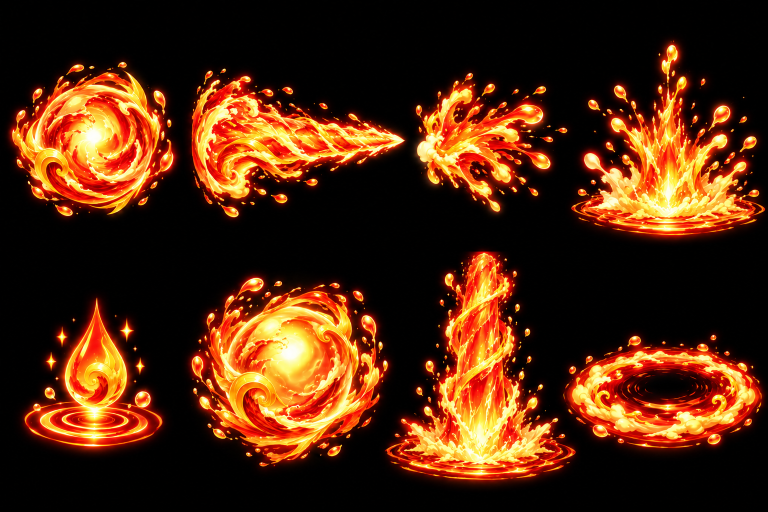
#> input picture _removed/dragons/east_sea_dragon/skills/vfx.png, 1536 x 1024 px, found by its file name (shown at 1/2 size); the run also reads 3 pictures not shown here
$ python slice_skills.py ../assets/dragons/earth_dragon/ref.png
#> lines starting #> are read from the running program, lines starting #| are printed output that depends on the picture; after the words box and inside, x2 and y2 are one past the last pixel; in counts of white or black regions, pixels touching at a corner belong together
"""Cut each dragon's skill art into single files for the game.

  assets/dragons/<id>/skills/icons.png  2x2 grid: passive, basic, skill, ultimate (framed cards on black)
  assets/dragons/<id>/skills/vfx.png    4x2 grid of glowing effects on pure black
  assets/dragons/<id>/skills/vfx2.png   optional second 4x2 sheet -> vfx_9 .. vfx_16
  assets/dragons/<id>/skills/basic.png  optional basic attack sheet: 4 falling projectiles / 4 impact frames -> vfx_17 .. vfx_24

Writes frontend/public/dragons/<id>/skills/:
  icon_passive.png ... icon_ultimate.png   black outside the card frame made transparent
  vfx_1.png ... vfx_8.png                  kept on black: the game draws them with ADD blending,
                                           where black is transparent and glow adds light
  jaw_upper.png, jaw_lower.png             optional (skills/jaws.png): giant jaws for bite attacks

Usage: .venv/bin/python tools/slice_skills.py [--vfx-only] [dragon_id ...]   (default: every dragon with skills/)
"""
import sys
from pathlib import Path

import cv2
import numpy as np
from PIL import Image, ImageFilter


from lib.paths import DRAGONS, OUT
ICON_ORDER = ["passive", "basic", "skill", "ultimate"]
ICON_WIDTH = 256        # exported icon width (they are shown at ~64-96 px)
VFX_MAX = 384           # longest side of an exported effect


def grid(img, cols, rows):
    w, h = img.width / cols, img.height / rows
    return [img.crop((round(c * w), round(r * h), round((c + 1) * w), round((r + 1) * h)))
            for r in range(rows) for c in range(cols)]


def fx_grid(img, cols=4, rows=2, search=130):
    """grid(), but each column cut moves to the darkest column within `search` px of the even split:
    an effect drawn across the line (a long fireball) stays whole instead of losing its head."""
#> called with cols = 4, rows = 2, search = 130
    lum = np.asarray(img.convert("L")).astype(int)
    h, cw = img.height / rows, img.width / cols
#> h = 512; cw = 384
    cells = []
    for r in range(rows):
        band = lum[round(r * h):round((r + 1) * h)]
        lit = (band > 25).sum(axis=0)
        cuts = [0]
        for c in range(1, cols):
            x0 = round(c * cw)
            lo, hi = max(cuts[-1] + 1, x0 - search), min(img.width - 1, x0 + search)
            xs = np.arange(lo, hi)
            cuts.append(int(xs[np.argmin(lit[lo:hi] * 1000 + np.abs(xs - x0))]))
        cuts.append(img.width)
        cells += [img.crop((cuts[c], round(r * h), cuts[c + 1], round((r + 1) * h))) for c in range(cols)]
#> this loop made 2 passes
#> pass 1, in fx_grid, `band = lum[round(r * h):round((r + 1) * h)]`:
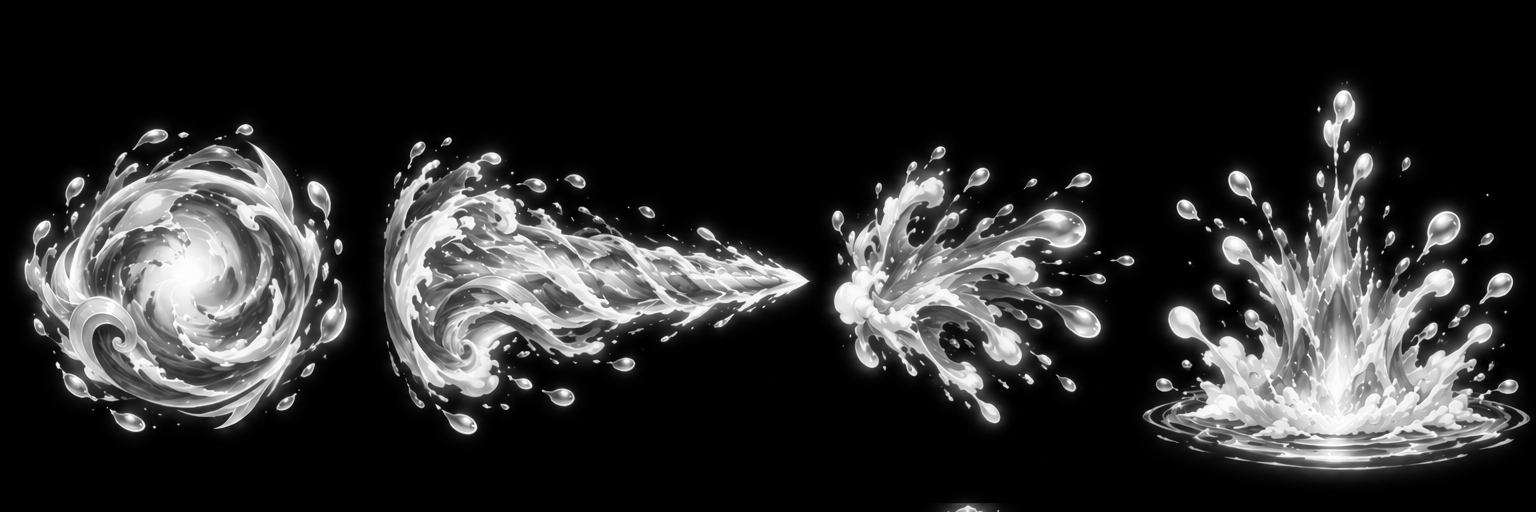
#> band: shape (512, 1536) int64; min 0, max 255, mean 45.9
    return cells


def icon_cells(img, search=80, tol=26):
    """2x2 icon sheet -> 4 cells, cut along the most background-like row/column near the middle
    (cards are often drawn almost touching, so an exact half-split catches neighbour edges)."""
    rgb = np.asarray(img.convert("RGB")).astype(int)
    bg = np.median(np.array([rgb[2, 2], rgb[2, -3], rgb[-3, 2], rgb[-3, -3]]), axis=0)
    isbg = np.abs(rgb - bg).max(axis=2) <= tol
    h, w = isbg.shape
    def best(profile, mid):
        lo, hi = mid - search, mid + search
        return lo + int(np.argmax(profile[lo:hi]))
    cy, cx = best(isbg.mean(axis=1), h // 2), best(isbg.mean(axis=0), w // 2)
    boxes = [(0, 0, cx, cy), (cx, 0, w, cy), (0, cy, cx, h), (cx, cy, w, h)]
    return [img.crop(b) for b in boxes]


def icon(cell, tol=26):
    """Card on a plain dark background: flood-fill the background (colour taken from the corners)
    from the borders, make it transparent, and keep only the card (drops slivers of neighbours)."""
    rgb = np.asarray(cell.convert("RGB"))
    h, w = rgb.shape[:2]
    corners = np.array([rgb[2, 2], rgb[2, -3], rgb[-3, 2], rgb[-3, -3]]).astype(int)
    bg = np.median(corners, axis=0)
    near = (np.abs(rgb.astype(int) - bg).max(axis=2) <= tol).astype(np.uint8)
    outside = np.zeros((h + 2, w + 2), np.uint8)
    for x, y in [(0, 0), (w - 1, 0), (0, h - 1), (w - 1, h - 1)]:
        if near[y, x] and not outside[y + 1, x + 1]:
            cv2.floodFill(near.copy(), outside, (x, y), 1, flags=4 | (1 << 8))
    solid = (outside[1:-1, 1:-1] == 0).astype(np.uint8)
    n, labels, stats, _ = cv2.connectedComponentsWithStats(solid)
    if n > 2:   # keep the biggest region: the card itself
        solid = (labels == 1 + int(np.argmax(stats[1:, 4]))).astype(np.uint8)
    alpha = cv2.GaussianBlur(solid * 255, (0, 0), 0.8)               # soft edge on the rounded corners
    out = Image.fromarray(np.dstack([rgb, alpha]).astype(np.uint8), "RGBA")
    out = out.crop(out.getchannel("A").getbbox())
    return out.resize((ICON_WIDTH, round(out.height * ICON_WIDTH / out.width)), Image.LANCZOS)


ICON_FROM_VFX = {"qilin": (7, 4, 1, 3), "fire_dragon": (7, 1, 3, 6), "earth_dragon": (8, 1, 3, 5), "moon_dragon": (7, 1, 3, 5), "leaf_dragon": (7, 1, 3, 5), "immortal_bird": (7, 1, 3, 5), "stone_ghost_dragon": (1, 4, 5, 7), "ruby_dragon": (5, 1, 2, 4)}   # effect number shown on each placeholder icon
FRAME = {"passive": (190, 196, 206), "basic": (176, 112, 60), "skill": (90, 140, 200), "ultimate": (232, 184, 70)}


def placeholder_icon(effect, slot, size=ICON_WIDTH):
    """Dark rounded card with a coloured frame and the effect glowing in the middle."""
    from PIL import ImageDraw
    card = Image.new("RGBA", (size, size))
    d = ImageDraw.Draw(card)
    d.rounded_rectangle([2, 2, size - 3, size - 3], radius=size // 7, fill=(18, 24, 38, 255), outline=FRAME[slot] + (255,), width=size // 22)
    fx = effect.convert("RGB")
    fx.thumbnail((int(size * 0.74), int(size * 0.74)), Image.LANCZOS)
    glow = Image.new("RGB", card.size)
    glow.paste(fx, ((size - fx.width) // 2, (size - fx.height) // 2))
    base = np.asarray(card).astype(np.int32)
    inside = base[..., 3] > 0
    base[..., :3] = np.where(inside[..., None], np.minimum(255, base[..., :3] + np.asarray(glow)), base[..., :3])
    return Image.fromarray(base.astype(np.uint8), "RGBA")


def vfx(cell, pad=6):
#> called with pad = 6
    rgb = np.asarray(cell.convert("RGB")).astype(np.float32)
    # black point: some sheets come back on a dark grey (~30-40), not pure black. Drawn with ADD
    # blending that grey brightens everything behind the effect - on the sunny battle ground it
    # showed as white boxes. The cell border is background: pull its level down to 0.
    border = np.concatenate([rgb[:4].reshape(-1, 3), rgb[-4:].reshape(-1, 3), rgb[:, :4].reshape(-1, 3), rgb[:, -4:].reshape(-1, 3)])
    black = float(np.percentile(border.max(axis=1), 60)) + 4
#> black = 4
    rgb = ((rgb - black) * 255 / (255 - black)).clip(0, 255).astype(np.uint8)
    # drop slivers of a neighbouring effect that spill over the cell edge: always keep the biggest
    # glow region; drop smaller ones that touch the left/right border
    lit = (rgb.max(axis=2) > 10).astype(np.uint8)
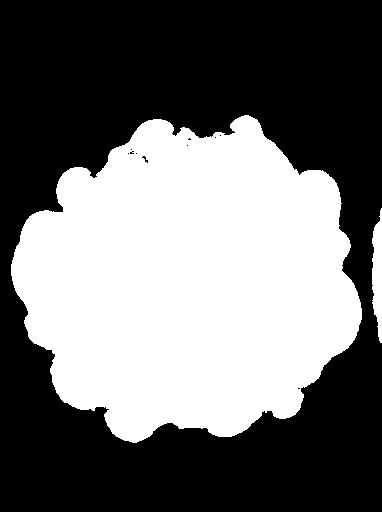
#> lit: shape (512, 382); values 0 (black) and 1 (white), 43% white; 2 white regions, box (x1, y1, x2, y2) and area: (11, 115, 362, 443) 83182, (372, 208, 382, 343) 978
    n, labels, stats, _ = cv2.connectedComponentsWithStats(cv2.dilate(lit, np.ones((15, 15), np.uint8)))
#> labels: shape (512, 382) int32; values 0 (black) and 1 (white), 49.2% white; 1 white region, box (x1, y1, x2, y2) and area: (4, 108, 382, 450) 96165
#> n = 2; stats = [[0, 0, 382, 512, 99419], [4, 108, 378, 342, 96165]]
    w = rgb.shape[1]
#> w = 382
    regions = [i for i in range(1, n) if stats[i][4] > 50]
#> regions = [1]
    big = max(regions, key=lambda i: stats[i][4])
#> big = 1
    keep = [i for i in regions if i == big or (stats[i][0] > 0 and stats[i][0] + stats[i][2] < w)]
#> keep = [1]
    rgb[~np.isin(labels, keep)] = 0
#> rgb: shape (512, 382, 3); mean R, G, B 84, 41, 14.3
    ys, xs = np.nonzero(rgb.max(axis=2) > 10)
    box = (max(0, xs.min() - pad), max(0, ys.min() - pad), min(cell.width, xs.max() + pad), min(cell.height, ys.max() + pad))
#> box = (5, 109, 382, 448)
    out = Image.fromarray(rgb).crop(box)
    k = min(1.0, VFX_MAX / max(out.size))
#> k = 1
    return crisp(out.resize((round(out.width * k), round(out.height * k)), Image.LANCZOS))


def crisp(fx):
    """(2026-11-23) sharpened and the glow lifted a little: on the field the effects read soft and faint."""
    fx = fx.filter(ImageFilter.UnsharpMask(radius=1.6, percent=70, threshold=2))
    return Image.fromarray(np.clip(np.asarray(fx).astype(np.float32) * 1.12, 0, 255).astype(np.uint8))


def main(ids, vfx_only=False):
    for dragon_id in ids:
        src, dst = DRAGONS / dragon_id / "skills", OUT / dragon_id / "skills"
        dst.mkdir(parents=True, exist_ok=True)
        effects = [vfx(cell) for cell in fx_grid(Image.open(src / "vfx.png"))]
#> in vfx (call 2), `lit = (rgb.max(axis=2) > 10).astype(np.uint8)`: lit: shape (512, 430); values 0 (black) and 1 (white), 34.4% white; 7 white regions (5 under 20 px), largest, box (x1, y1, x2, y2) and area: (0, 135, 430, 444) 74530, (159, 379, 201, 416) 1146
#> in vfx (call 2), `n, labels, stats, _ = cv2.connectedComponentsWithStats(cv2.dilate(lit,..`: labels: shape (512, 430) int32; values 0 (black) and 1 (white), 40.1% white; 1 white region, box (x1, y1, x2, y2) and area: (0, 128, 430, 451) 88261
#> call 3 of vfx, with pad = 6
#> in vfx (call 3), `lit = (rgb.max(axis=2) > 10).astype(np.uint8)`: lit: shape (512, 329); values 0 (black) and 1 (white), 34.5% white; 6 white regions (2 under 20 px), largest, box (x1, y1, x2, y2) and area: (10, 138, 329, 434) 57080, (116, 496, 201, 512) 863, (0, 270, 6, 293) 91, (326, 409, 329, 425) 28
#> in vfx (call 3), `n, labels, stats, _ = cv2.connectedComponentsWithStats(cv2.dilate(lit,..`:
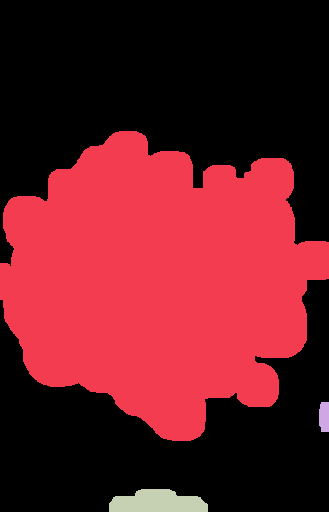
#> labels: shape (512, 329) int32; 4 distinct labels, from 0 to 3; one colour per label, 0 black
#> in vfx (call 3), `n, labels, stats, _ = cv2.connectedComponentsWithStats(cv2.dilate(lit,..`: n = 4; stats = [[0, 0, 329, 512, 96189], [0, 131, 329, 310, 70195], [319, 402, 10, 30, 280], [109, 489, 99, 23, 1784]]
#> in vfx (call 3), `regions = [i for i in range(1, n) if stats[i][4] > 50]`: regions = [1, 2, 3]
#> in vfx (call 3), `keep = [i for i in regions if i == big or (stats[i][0] > 0 and stats[i..`: keep = [1, 3]
#> in vfx (call 3), `rgb[~np.isin(labels, keep)] = 0`: rgb: shape (512, 329, 3); mean R, G, B 57.3, 26.4, 8.8
#> in vfx (call 3), `box = (max(0, xs.min() - pad), max(0, ys.min() - pad), min(cell.width,..`: box = (0, 132, 329, 512)
#> call 4 of vfx, with pad = 6
#> in vfx (call 4), `lit = (rgb.max(axis=2) > 10).astype(np.uint8)`: lit: shape (512, 395); values 0 (black) and 1 (white), 48.9% white; 7 white regions (3 under 20 px), largest, box (x1, y1, x2, y2) and area: (0, 75, 395, 488) 97840, (252, 149, 279, 179) 606, (334, 227, 358, 251) 426, (45, 260, 53, 267) 38
#> in vfx (call 4), `n, labels, stats, _ = cv2.connectedComponentsWithStats(cv2.dilate(lit,..`:
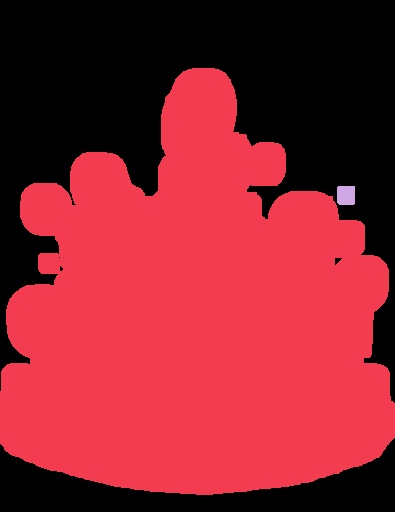
#> labels: shape (512, 395) int32; 3 distinct labels, from 0 to 2; one colour per label, 0 black
#> in vfx (call 4), `n, labels, stats, _ = cv2.connectedComponentsWithStats(cv2.dilate(lit,..`: n = 3; stats = [[0, 0, 395, 512, 84349], [0, 68, 395, 427, 117554], [337, 186, 18, 19, 337]]
#> in vfx (call 4), `regions = [i for i in range(1, n) if stats[i][4] > 50]`: regions = [1, 2]
#> in vfx (call 4), `rgb[~np.isin(labels, keep)] = 0`: rgb: shape (512, 395, 3); mean R, G, B 85.3, 45.2, 16.4
#> in vfx (call 4), `box = (max(0, xs.min() - pad), max(0, ys.min() - pad), min(cell.width,..`: box = (0, 69, 395, 493)
#> in vfx (call 5), `lit = (rgb.max(axis=2) > 10).astype(np.uint8)`: lit: shape (512, 378); values 0 (black) and 1 (white), 30.6% white; 4 white regions, box (x1, y1, x2, y2) and area: (37, 76, 336, 402) 58803, (370, 194, 378, 244) 270, (264, 178, 276, 193) 104, (142, 122, 153, 134) 80
#> in vfx (call 5), `n, labels, stats, _ = cv2.connectedComponentsWithStats(cv2.dilate(lit,..`:
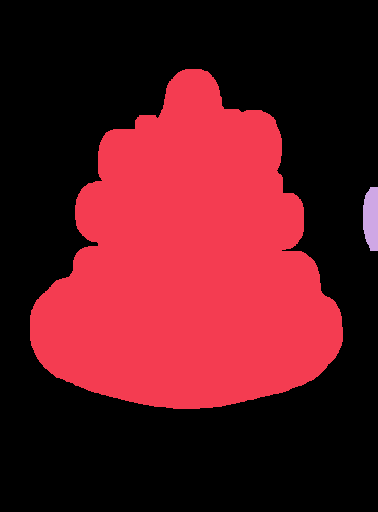
#> labels: shape (512, 378) int32; 3 distinct labels, from 0 to 2; one colour per label, 0 black
#> in vfx (call 5), `n, labels, stats, _ = cv2.connectedComponentsWithStats(cv2.dilate(lit,..`: stats = [[0, 0, 378, 512, 122339], [30, 69, 313, 340, 70367], [363, 187, 15, 64, 830]]
#> in vfx (call 5), `keep = [i for i in regions if i == big or (stats[i][0] > 0 and stats[i..`: keep = [1]
#> in vfx (call 5), `rgb[~np.isin(labels, keep)] = 0`: rgb: shape (512, 378, 3); mean R, G, B 52.4, 22.1, 6.1
#> in vfx (call 5), `box = (max(0, xs.min() - pad), max(0, ys.min() - pad), min(cell.width,..`: box = (31, 70, 341, 407)
#> in vfx (call 6), `lit = (rgb.max(axis=2) > 10).astype(np.uint8)`: lit: shape (512, 401); values 0 (black) and 1 (white), 60.2% white; 3 black regions, box (x1, y1, x2, y2) and area: (0, 245, 401, 512) 52760, (0, 0, 401, 199) 28913, (338, 104, 345, 111) 31
#> in vfx (call 6), `n, labels, stats, _ = cv2.connectedComponentsWithStats(cv2.dilate(lit,..`:
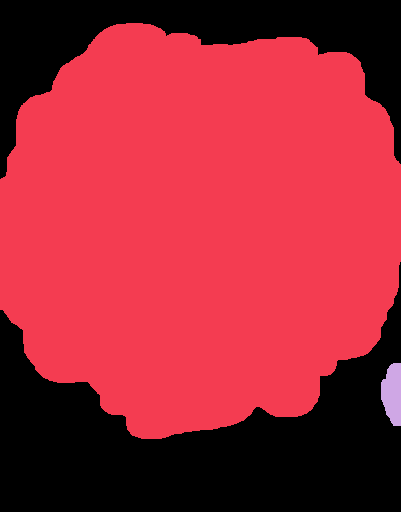
#> labels: shape (512, 401) int32; 3 distinct labels, from 0 to 2; one colour per label, 0 black
#> in vfx (call 6), `n, labels, stats, _ = cv2.connectedComponentsWithStats(cv2.dilate(lit,..`: stats = [[0, 0, 401, 512, 69982], [0, 23, 401, 416, 134336], [381, 363, 20, 63, 994]]
#> in vfx (call 6), `rgb[~np.isin(labels, keep)] = 0`:
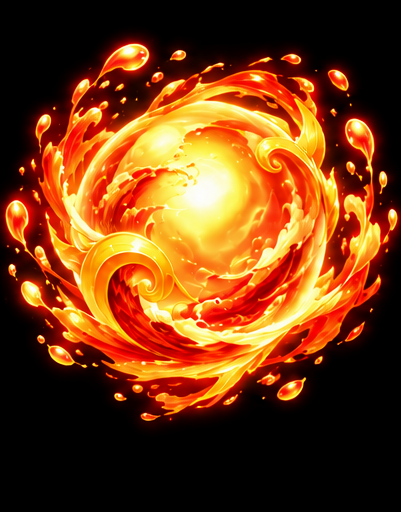
#> rgb: shape (512, 401, 3); mean R, G, B 117.2, 60.4, 20
#> in vfx (call 6), `box = (max(0, xs.min() - pad), max(0, ys.min() - pad), min(cell.width,..`: box = (0, 24, 401, 437)
#> effects = 8 items
        for k, fx in enumerate(effects, 1):
            fx.save(dst / f"vfx_{k}.png", optimize=True)
#> this loop made 8 passes
        if (src / "vfx2.png").exists():   # optional second sheet (more skills) -> vfx_9 .. vfx_16
            for k, cell in enumerate(grid(Image.open(src / "vfx2.png"), 4, 2), 9):
#> in grid, `w, h = img.width / cols, img.height / rows`: w = 362; h = 543
                vfx(cell).save(dst / f"vfx_{k}.png", optimize=True)
        if (src / "basic.png").exists():   # basic attack: 4 falling projectiles / 4 impact frames -> vfx_17 .. vfx_24
            for k, cell in enumerate(fx_grid(Image.open(src / "basic.png")), 17):
                vfx(cell).save(dst / f"vfx_{k}.png", optimize=True)
        if vfx_only:   # --vfx-only: the effects only, icons and jaws left as they are
            print(f"{dragon_id}: vfx -> {dst}")
            continue
        if (src / "icons.png").exists():
            for name, cell in zip(ICON_ORDER, icon_cells(Image.open(src / "icons.png"))):
                icon(cell).save(dst / f"icon_{name}.png", optimize=True)
        else:   # no icon art yet: stand-in icons from the effects (which effect per slot: ICON_FROM_VFX)
            for name, k in zip(ICON_ORDER, ICON_FROM_VFX.get(dragon_id, (7, 4, 1, 1))):
                placeholder_icon(effects[k - 1], name).save(dst / f"icon_{name}.png", optimize=True)
        jaws = src / "jaws.png"   # optional: upper jaw (left) + lower jaw (right) on black, for bite attacks
        if jaws.exists():
            for name, cell in zip(("jaw_upper", "jaw_lower"), grid(Image.open(jaws), 2, 1)):
                vfx(cell).save(dst / f"{name}.png", optimize=True)
        print(f"{dragon_id}: 4 icons + 8 vfx{' + jaws' if jaws.exists() else ''} -> {dst}")
#> (printed output is left out)


if __name__ == "__main__":
    args = [a for a in sys.argv[1:] if a != "--vfx-only"]
    main(args or sorted(p.parent.parent.name for p in DRAGONS.glob("*/skills/vfx.png")), vfx_only="--vfx-only" in sys.argv)
